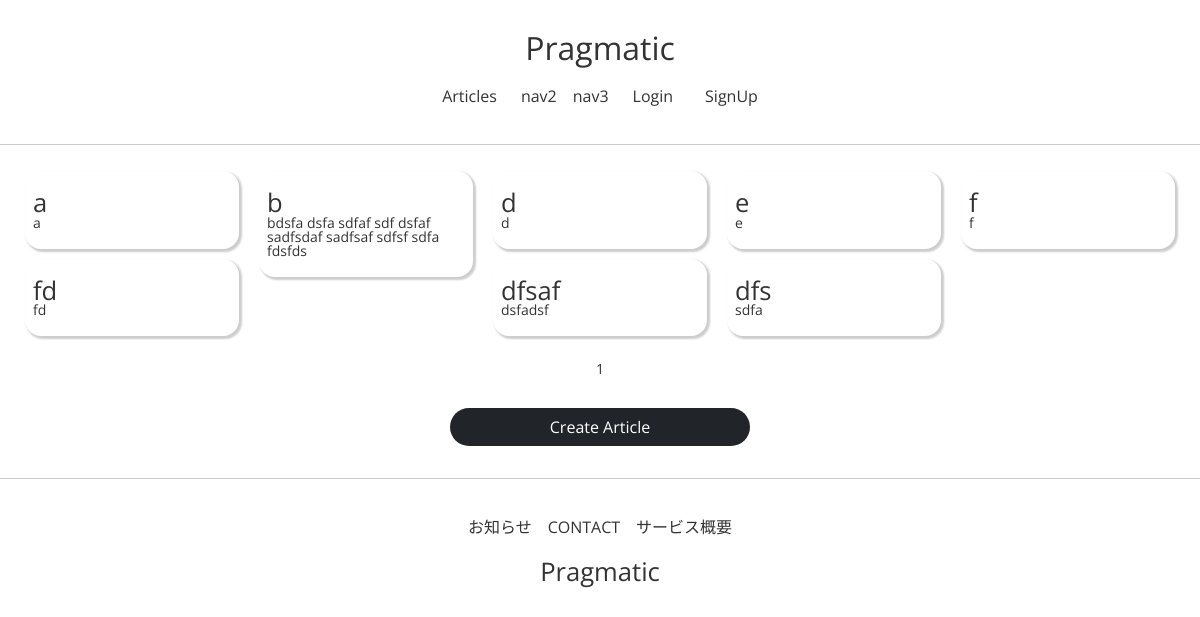
/articles/list/, run on an earlier commit of the app's database.
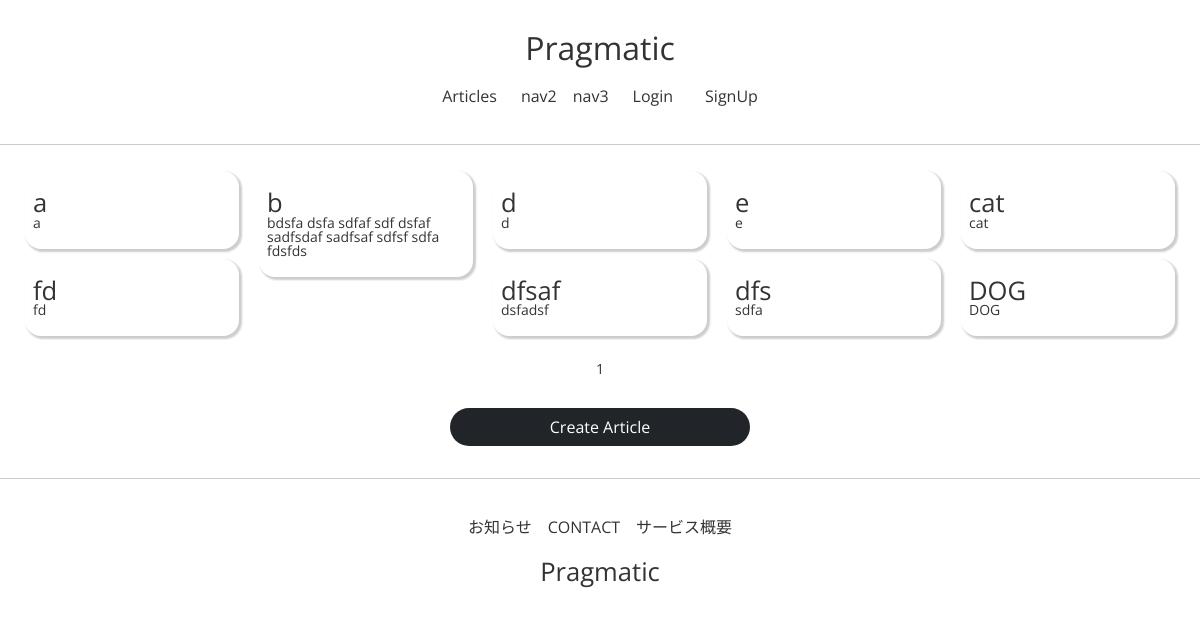
And on a later commit of the database.
### articleapp/models.py (models this page shows)
class Article(models.Model):
    writer = models.ForeignKey(
        User, on_delete=models.SET_NULL, related_name='article', null=True)
    title = models.CharField(max_length=200, null=True)
    image = models.ImageField(upload_to='article/', null=False)
    content = models.TextField(null=True)
    created_at = models.DateField(auto_now_add=True, null=True)

### articleapp/views.py (the view)
# urls.py: path('list/', ArticleListView.as_view(), name='list'),
class ArticleListView(ListView):
    model = Article
    context_object_name = 'article_list'
    template_name = 'articleapp/list.html'
    paginate_by = 10

### articleapp/templates/articleapp/list.html
{% extends 'base.html' %}
{% load static %}
{% block content %}
<section>
    {% if article_list %}
    <div class="wf-container">
        {% for article in article_list %}
            <div class="wf-box">
                <a href="{% url 'articleapp:detail' pk=article.pk %}">
                {% include 'snippets/card.html' with article=article %}
                </a>
            </div>
        {% endfor %}
    </div>
    {% else %}
    <div style="text-align:center">
        <h2>No Article</h2>
    </div>
    {% endif %}
    {% include 'snippets/pagination.html' with page_obj=page_obj %}
     <div style="text-align:center">
         <a href="{% url 'articleapp:create' %}" class="btn btn-dark rounded-pill col-3 mt-3 mb-3">
             Create Article
         </a>
     </div>
</section>
{% endblock %}

### templates/base.html
<!DOCTYPE html>
<html lang="ja-JP">
{% include 'head.html' %}
<body>
    {% include 'header.html' %}
    <hr>
    {% block content %}
    {% endblock %}
    <hr>
    {% include 'footer.html' %}
</body>
</html>

### templates/head.html (shortened to what this page needs)
{% load static %}
<head>
    <link href="https://cdn.jsdelivr.net/npm/bootstrap@5.0.0-beta2/dist/css/bootstrap.min.css" rel="stylesheet">
    <link rel="stylesheet" type="text/css" href="{% static 'css/reset.css' %}">
    <link rel="stylesheet" type="text/css" href="{% static 'css/variables.css' %}">
    <link rel="stylesheet" type="text/css" href="{% static 'css/base.css' %}">
    <link rel="stylesheet" type="text/css" href="{% static 'css/header.css' %}">
    <link rel="stylesheet" type="text/css" href="{% static 'css/footer.css' %}">
    <link rel="stylesheet" type="text/css" href="{% static 'css/account.css' %}">
    <link rel="stylesheet" type="text/css" href="{% static 'css/profile.css' %}">
    <link rel="stylesheet" type="text/css" href="{% static 'css/article.css' %}">
    <link rel="stylesheet" type="text/css" href="{% static 'css/comment.css' %}">
    <link rel="stylesheet" type="text/css" href="{% static 'css/wf-style.css' %}">
</head>

### templates/header.html
<header class="common-header">
    <div class="header-title">
        <h1>Pragmatic</h1>
    </div>
    <div>
        <ul class="header-menu">
            <li>
                <a href="{% url 'articleapp:list' %}">Articles</a>
            </li>
            <li>nav2</li>
            <li>nav3</li>
            {% if not user.is_authenticated %}
            <li><a href="{% url 'accountapp:login' %}?next={{ request.path }}">Login</a></li>
            <li><a href="{% url 'accountapp:create' %}">SignUp</a></li>
            {% else %}
            <li><a href="{% url 'accountapp:detail' pk=user.pk %}">Detail</a></li>
            <li><a href="{% url 'accountapp:logout' %}?next={{ request.path }}">Logout</a></li>
            {% endif %}
        </ul>
    </div>
</header>

### templates/snippets/card.html (shortened to what this page needs)
<div class="content">
    <h3>{{ article.title }}</h3>
    <p>{{ article.content }}</p>
</div>

### templates/snippets/pagination.html (shortened to what this page needs)
<div style="text-align:center; margin:1rem 0;">
    <a href="{% url 'articleapp:list' %}?page={{ page_obj.number }}">
        {{ page_obj.number }}
    </a>
</div>

### templates/footer.html
<footer class="common-footer">
    <div>
        <ul class="footer-menu">
            <li>お知らせ</li>
            <li>CONTACT</li>
            <li>サービス概要</li>
        </ul>
    </div>
    <div class="footer-title">
        <h3>Pragmatic</h3>
    </div>
</footer>

### static/css/variables.css (style rules this page uses)
:root { --line-color: #00b900; --border-color: #202a43; --search-color: #323b54; --settings-color: #f5f5f5; }

### static/css/base.css (style rules this page uses)
* { box-sizing: border-box; margin: 0; padding: 0; }
body { font-family: "Open Sans", sans-serif; font-size: 14px; color: #333; }
h1 { font-size: 2rem; }
h3 { font-size: 1.8rem; }
h3 { font-size: 1.6rem; }
a { padding: 8px; }

### static/css/header.css (style rules this page uses)
.common-header { display: flex; flex-direction: column; justify-content: center; align-items: center; padding: 1rem; }
.header-menu { display: flex; flex-direction: row; justify-content: space-between; align-items: center; }
.header-title { margin: 1rem auto; }
.header-menu li { font-size: 1rem; padding: 8px; }

### static/css/footer.css (style rules this page uses)
.common-footer { display: flex; flex-direction: column; justify-content: center; align-items: center; padding: 1rem; }
.footer-title { margin: 1rem auto; }
.footer-menu { display: flex; justify-content: space-between; align-items: center; }
.footer-menu li { font-size: 1rem; padding: 8px; }

### static/css/wf-style.css (style rules this page uses)
.btn { padding: 6px 12px; border: 1px solid transparent; border-radius: 4px; cursor: pointer; }
.wf-container { margin: 0 auto; }
.wf-container:before, .wf-container:after { content: ""; display: table; }
.wf-container:after { clear: both; }
.wf-box { margin: 10px; border-radius: 16px; box-shadow: 2px 2px 2px 1px rgba(0, 0, 0, 0.2); }
.wf-box .content { padding: 5px 8px; }
@media screen and (min-width: 768px) { .wf-container { width: 750px; } }
@media screen and (min-width: 992px) { .wf-container { width: 970px; } }
@media screen and (min-width: 1200px) { .wf-container { width: 1170px; } }

What changed in the data, as far as the page shows it:
changed Article: title "f" → "cat"; content "f" → "cat"
added Article: title "DOG", content "DOG"
